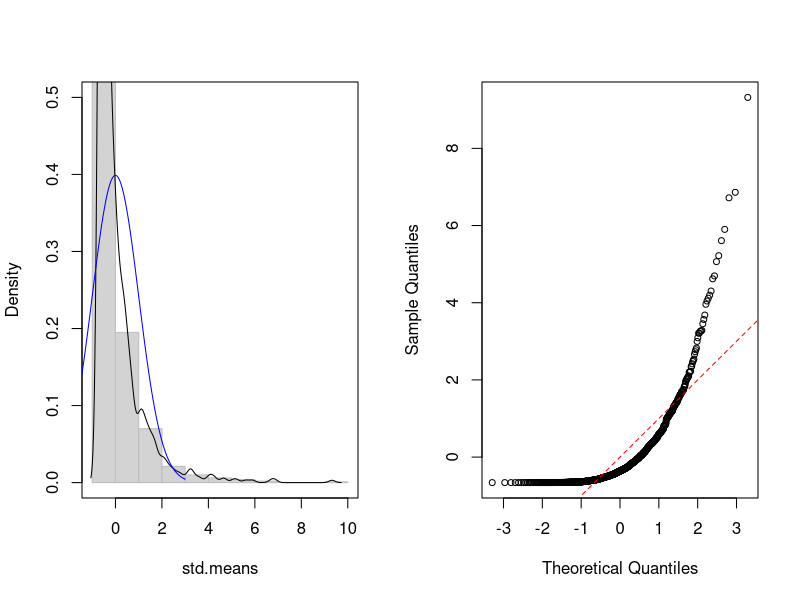
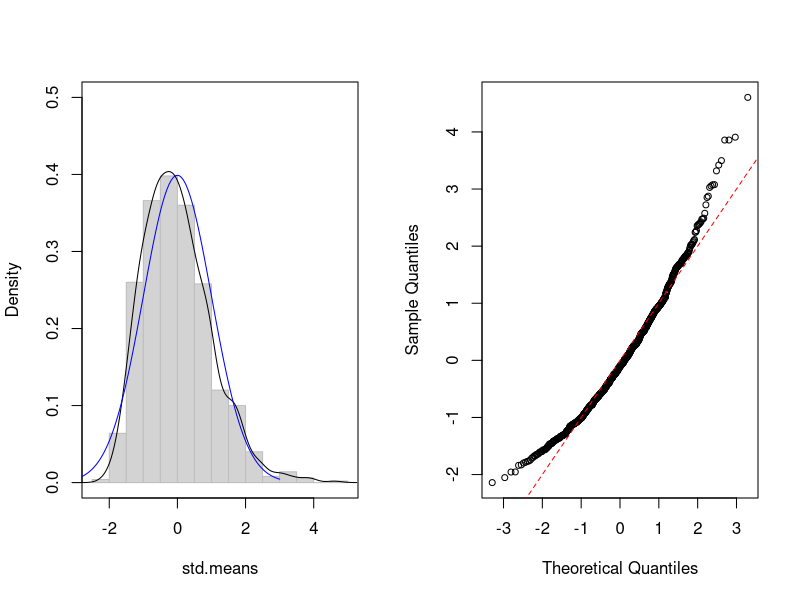
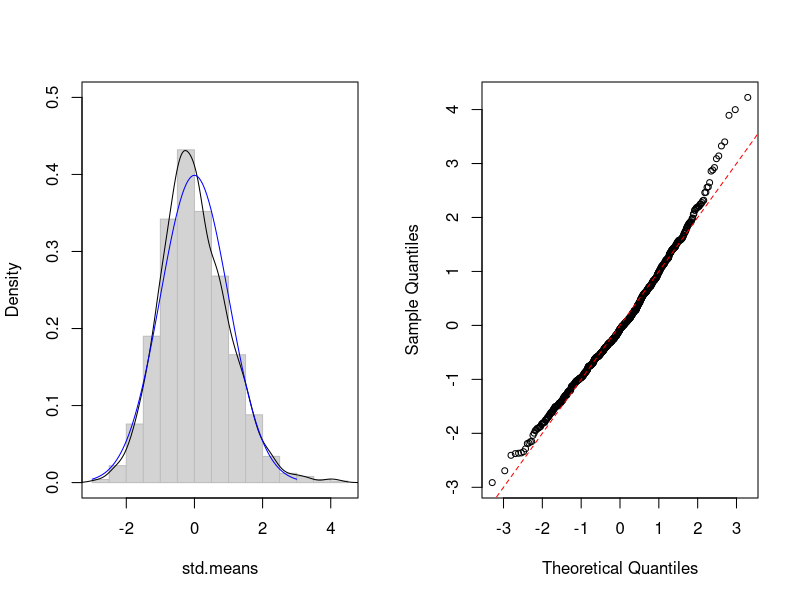
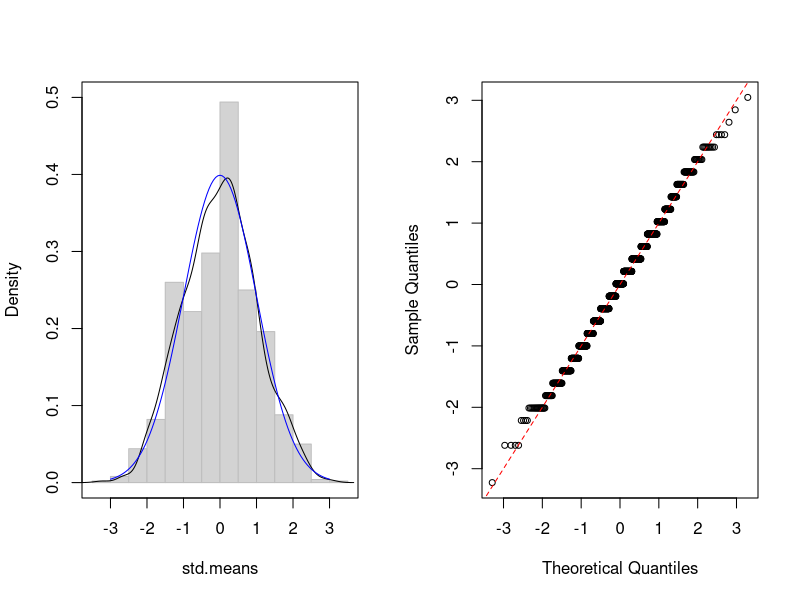
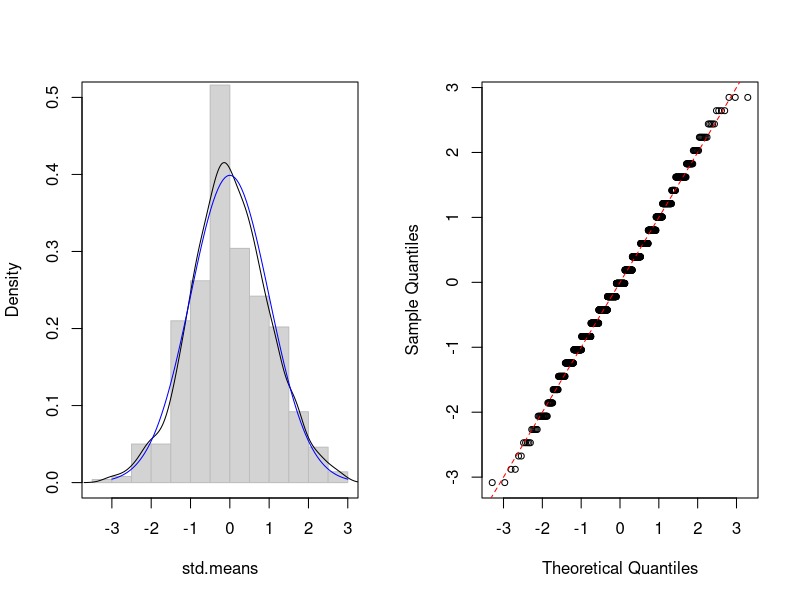
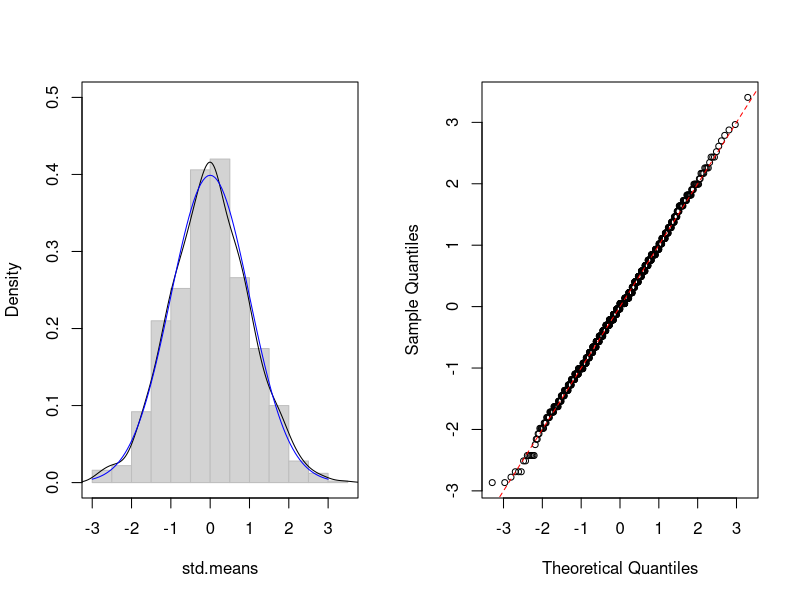

Write R code to recreate these figures, in order.
## ---- chunk 1
knitr::opts_chunk$set(
  comment = "#>",
  error = TRUE,
  tidy = FALSE,
  width = 60
)

options(digits = 3)
## ---- chunk 2
CLT.plot <- function(r.dist, n, ...) {
 
  means <- double()
 
  # 사이즈 n의 샘플을 500회 생성하여 표본평균을 계산
  for(i in 1:1000) means[i] = mean(r.dist(n,...))
 
  # 표본평균을 표준화
  std.means <- scale(means)
 
  # 플롯의 파라메터 설정(2개의 플롯을 한 화면에)
  par(mfrow = c(1, 2))
 
  # 히스토그램과 표본의 밀도
  hist(std.means, prob = T, col = "light grey",
      border = "grey", main = NULL, ylim = c(0, 0.5))
  lines(density(std.means))
  box()
 
  # 표준정규분포 곡선
  curve(dnorm(x, 0, 1), -3, 3, col = 'blue', add = T)
 
  # Q-Q plot
  qqnorm(std.means, main="", cex = 0.8)
  abline(0, 1, lty = 2, col = "red")
  par(mfrow = c(1, 1))
}
## ---- chunk 3
CLT.plot(rchisq, n = 1, df = 1)
## ---- chunk 4
CLT.plot(rchisq,n = 10, df = 1)
## ---- chunk 5
CLT.plot(rchisq, n = 50, df = 1)
## ---- chunk 6
CLT.plot(rbinom, n = 10, size = 10, p = .5)
## ---- chunk 7
CLT.plot(rbinom, n = 10, size = 10, p = .5)
## ---- chunk 8
CLT.plot(rbinom, n = 50, size = 10, p = .5)
